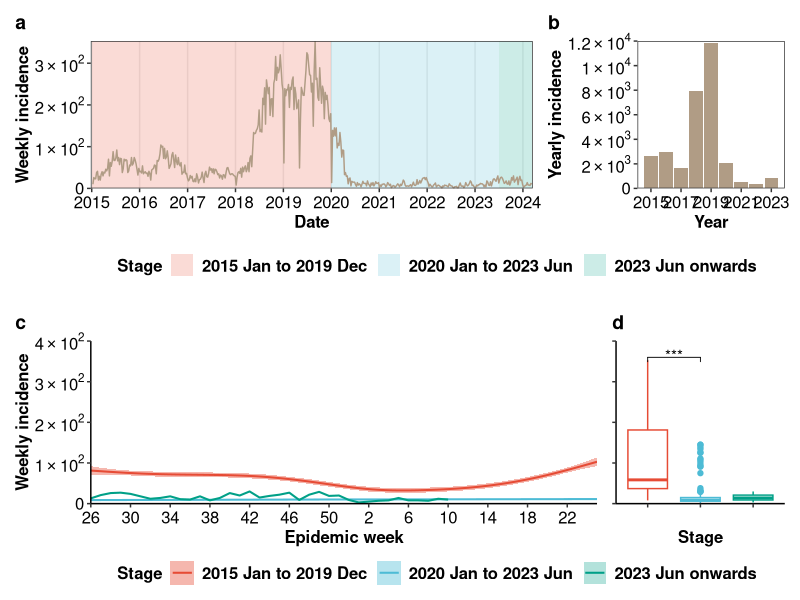

Write R code to recreate this figure.
library(tidyverse)
library(lubridate)
library(ggsci)
library(patchwork)
library(openxlsx)
library(purrr)

fill_color <- pal_npg()(3)

# Load data
df_raw <- read.csv('./report_pertussis.csv')

scientific_10 <- function(x) {
     ifelse(x == 0, 0, parse(text = gsub("[+]", "", gsub("e", "%*%10^", scales::scientific_format()(x)))))
}

# clean data --------------------------------------------------------------

df_epiweek <- data.frame(date = seq.Date(from = as.Date('2015-01-04'), to = as.Date('2024-03-09'), by = 'day')) |> 
     mutate(Year = epiyear(date),
            Week = epiweek(date)) |> 
     group_by(Year, Week) |>
     summarise(Date = last(date),
               .groups = 'drop')
df_jp <- df_raw |> 
     filter(Country == 'JP') |> 
     select(Year, Week, Cases)
df_jp <- left_join(df_epiweek, df_jp, by = c('Year', 'Week')) |> 
     arrange(Date) |> 
     mutate(Cases = as.integer(Cases),
            Country = 'JP') |> 
     arrange(Date) |> 
     select(Country, Date, Year, Week, Cases) |> 
     mutate(stage = case_when(
          Date < as.Date('2020-01-01') ~ '2015 Jan to 2019 Dec',
          Date >= as.Date('2020-01-01') & Date < as.Date('2023-07-01') ~ '2020 Jan to 2023 Jun',
          Date >= as.Date('2023-07-01') ~ '2023 Jun onwards'
     ))

# epidemic curve ----------------------------------------------------------

split_dates <- as.Date(c("2015/1/1", "2020/1/1", "2023/7/1", "2024/3/9"))
split_periods <- c("2015 Jan to 2019 Dec", "2020 Jan to 2023 Jun", "2023 Jun onwards")
datafile_rect <- data.frame(Period = split_periods,
                            start = split_dates[1:3],
                            end = split_dates[2:4])

fig_1 <- ggplot(df_jp)+
     geom_rect(data = datafile_rect,
               aes(xmin = start, xmax = end, fill = Period),
               ymin = -Inf,
               ymax = Inf,
               alpha = 0.2,
               show.legend = T) +
     geom_line(aes(x = Date, y = Cases), color = '#B09C85') +
     scale_x_date(date_labels = '%Y',
                  date_breaks = 'year',
                  limits = c(as.Date('2015-01-01'), as.Date('2024-03-09')),
                  expand = expansion(add = c(7, 7))) +
     scale_y_continuous(labels = scientific_10,
                        limits = c(0, NA),
                        expand = expansion(mult = c(0, 0))) +
     scale_fill_manual(values = fill_color) +
     theme_bw() +
     theme(
          plot.title.position = "plot",
          plot.caption.position = "plot",
          plot.title = element_text(face = "bold", size = 14, hjust = 0),
          panel.grid.major.y = element_blank(),
          panel.grid.minor = element_blank(),
          legend.text = element_text(face = "bold", size = 12),
          legend.title = element_text(face = "bold", size = 12),
          legend.box.background = element_rect(fill = "transparent", colour = "transparent"),
          legend.position = "bottom",
          legend.background = element_rect(fill = "transparent", colour = "transparent"),
          axis.title = element_text(face = "bold", size = 12, color = "black"),
          axis.text = element_text(size = 12, color = "black")
     ) +
     labs(title = 'a',
          y = "Weekly incidence",
          x = 'Date',
          fill = 'Stage')

data <- df_jp |> 
     group_by(Year) |> 
     filter(Year < 2024) |>
     summarise(Cases = sum(Cases))
plot_breaks <- pretty(c(0, max(data$Cases)))
plot_range <- range(plot_breaks) 

fig_2 <- ggplot(data)+
     geom_col(aes(x = Year, y = Cases), fill = '#B09C85') +
     scale_x_continuous(breaks = seq(2015, 2023, 2)) +
     scale_y_continuous(labels = scientific_10,
                        limits = plot_range,
                        breaks = plot_breaks,
                        expand = expansion(mult = c(0, 0))) +
     theme_bw() +
     theme(
          plot.title.position = "plot",
          plot.caption.position = "plot",
          plot.title = element_text(face = "bold", size = 14, hjust = 0),
          panel.grid.major = element_blank(),
          panel.grid.minor = element_blank(),
          legend.text = element_text(face = "bold", size = 12),
          legend.title = element_text(face = "bold", size = 12),
          legend.box.background = element_rect(fill = "transparent", colour = "transparent"),
          legend.background = element_rect(fill = "transparent", colour = "transparent"),
          axis.title = element_text(face = "bold", size = 12, color = "black"),
          axis.text = element_text(size = 12, color = "black")
     ) +
     labs(title = 'b',
          x = 'Year',
          y = 'Yearly incidence',
          fill = 'Stage')

fig1 <- fig_1 + fig_2 + plot_layout(widths = c(3, 1), guides = 'collect')&
     theme(legend.position = 'bottom')

# fixed effect model ------------------------------------------------------

library(lme4)
library(lmerTest)
library(emmeans)
library(ggpubr)

data <- df_jp
df_clean <- df_jp |> 
     group_by(stage, Week) |> 
     summarise(median = median(Cases),
               Q1 = quantile(Cases, 0.25),
               Q3 = quantile(Cases, 0.75),
               .groups = 'drop')
data_2023 <- df_clean |>
     filter(Week <= 52) |>
     mutate(week = factor(Week,
                          levels = c(26:52, 1:25),
                          labels = 201:252),
            week = as.integer(as.character(week))) |> 
     filter(stage == '2023 Jun onwards')
data_2022 <- df_clean |>
     filter(Week <= 52) |>
     mutate(week = factor(Week,
                          levels = c(26:52, 1:25),
                          labels = 201:252),
            week = as.integer(as.character(week))) |>
     filter(stage != '2023 Jun onwards')

plot_breaks <- pretty(c(0, max(data$Cases)))
plot_range <- range(plot_breaks)

data$Year <- as.factor(data$Year)
data$Week <- as.factor(data$Week)
data$Stage <- factor(data$stage,
                     levels = unique(data$stage))
results <- lmer(Cases ~ Stage + (1|Week), data = filter(data, Stage != '2023 Jun onwards'))
emm <- emmeans(results, ~ Stage)
pairs <- pairs(emm)
pairs_summary <- summary(pairs, adjust = "bonferroni") |> 
     as.data.frame() |>
     separate(contrast, c('stage1', 'stage2'), sep = ' \\- ') |> 
     rename('group1' = 'stage1',
            'group2' = 'stage2') |> 
     mutate(y.position = plot_range[2] * 0.9,
            p.value = ifelse(p.value < 0.001, '***', format(round(p.value, 3), nsmall = 3)))

fig3_1 <- ggplot(data_2022, aes(x = week, y = median)) +
     geom_smooth(aes(color = stage, fill = stage),
                 method = 'gam',
                 se = T,
                 linewidth = 0.7) +
     geom_line(data = data_2023, aes(color = stage),
               linewidth = 0.7) +
     geom_ribbon(data = data_2023, aes(ymin = median, ymax = median, fill = stage), alpha = 0.3) +
     scale_x_continuous(breaks = seq(201, 252, 4),
                        labels = c(26, 30, 34, 38, 42, 46, 50, 2, 6, 10, 14, 18, 22),
                        expand = c(0, 0)) +
     scale_y_continuous(expand = c(0, 0),
                        label = scientific_10,
                        breaks = plot_breaks,
                        limits = plot_range) +
     labs(title = 'c', x = 'Epidemic week', y = 'Weekly incidence',
          fill = 'Stage', color = 'Stage') +
     scale_fill_manual(values = fill_color) +
     scale_color_manual(values = fill_color) +
     theme_classic() +
     theme(legend.box.just = "left",
           legend.margin = margin(0, 0, 0, 0),
           legend.title = element_text(face = "bold", size = 12),
           legend.background = element_rect(fill = "transparent"),
           legend.text = element_text(face = "bold", size = 12),
           plot.title.position = "plot",
           plot.caption.position = "plot",
           plot.title = element_text(face = "bold", size = 14, hjust = 0),
           axis.title = element_text(face = "bold", size = 12, color = "black"),
           axis.text = element_text(size = 12, color = "black"))

fig3_2 <- ggplot(data, aes(x = stage, y = Cases)) +
     geom_boxplot(aes(color = stage),
                  show.legend = F)+
     stat_pvalue_manual(pairs_summary,
                        hide.ns = F) +
     coord_cartesian(clip = "off")+
     scale_y_continuous(expand = expansion(mult = c(0, 0)),
                        label = scientific_10,
                        breaks = plot_breaks,
                        limits = plot_range) +
     labs(title = 'd',  x = 'Stage', y = NULL) +
     scale_color_manual(values = fill_color) +
     theme_classic() +
     theme(legend.box.just = "left",
           legend.margin = margin(0, 0, 0, 0),
           legend.title = element_blank(),
           legend.background = element_rect(fill = "transparent"),
           panel.background = element_rect(fill = "transparent", color = "transparent"),
           plot.background = element_rect(fill = "transparent", color = "transparent"),
           plot.title.position = "plot",
           plot.caption.position = "plot",
           plot.title = element_text(face = "bold", size = 14, hjust = 0),
           axis.title = element_text(face = "bold", size = 12, color = "black"),
           axis.text = element_blank())

fig3 <- fig3_1 + fig3_2 + plot_layout(widths = c(3, 1), guides = 'collect')&
     theme(legend.position = 'bottom')

remove(data, data_2022, data_2023,
       plot_breaks, plot_range,
       results, emm, pairs, pairs_summary)

ggsave('./appendix/S4.png', 
       cowplot::plot_grid(fig1, fig3, nrow = 2),
       width = 12, 
       height = 8, 
       dpi = 300)
